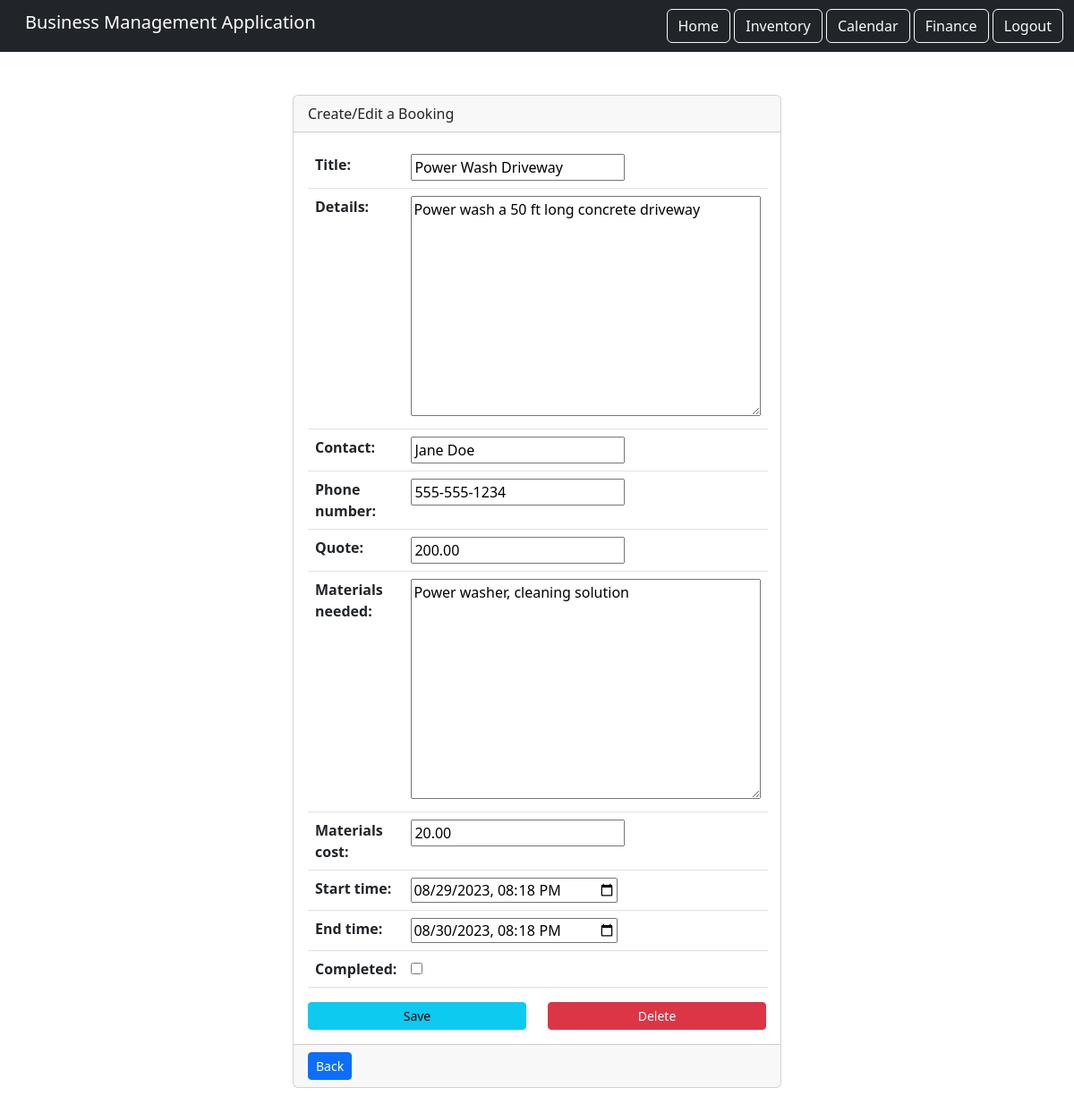
Screenshot of /calendar/booking/edit/51/ (signed in) with the database file from the repository.
### calendar_component/models.py (models this page shows, shortened)
class Booking(models.Model):
    title = models.CharField(max_length=200)
    details = models.TextField()
    contact = models.CharField(max_length=200)
    phone_number = models.CharField(max_length=15)
    quote = models.DecimalField(max_digits=10, decimal_places=2)
    materials_needed = models.TextField()
    materials_cost = models.DecimalField(max_digits=10, decimal_places=2)
    start_time = models.DateTimeField()
    end_time = models.DateTimeField()
    completed = models.BooleanField(default=False)
    user = models.ForeignKey(User, on_delete=models.CASCADE, related_name='bookings')

### calendar_component/views.py (the view)
# urls.py: path('booking/edit/<int:booking_id>/', views.booking, name='booking_edit'),
def booking(request, booking_id=None):
    if booking_id: # checks if there is a bookingid and if there is make sure it is for the user
        booking = get_object_or_404(Booking, pk=booking_id, user=request.user)
    else:
        booking = Booking() # creates a new booking instance if there is no bookingid
    if request.method == 'POST': # makes sure the booking form is sent using a POST request
        form = BookingForm(request.POST, instance=booking) # adds booking details to the form
        if form.is_valid():
            booking = form.save(commit=False)
            booking.user = request.user  # links the booking with the user
            booking.save()
            return HttpResponseRedirect(reverse('calendar_component:calendar'))
    else:
        form = BookingForm(instance=booking) # if not a POST request form remains and booking is not saved
    return render(request, 'booking.html', {'form': form}) # displays booking page with the booking form

### calendar_component/forms.py
class BookingForm(ModelForm):
    completed = BooleanField(required=False) # adding completed to the form
    class Meta:
        model = Booking
        exclude = ('user',)  # dont want user to appear on the form
        widgets = {
            'start_time': DateInput(attrs={'type': 'datetime-local'}, format='%Y-%m-%dT%H:%M'), # displayes the booked start and end times in the widgets
            'end_time': DateInput(attrs={'type': 'datetime-local'}, format='%Y-%m-%dT%H:%M'),
        }
        fields = '__all__' # sets all feilds to the form except whats excluded
    def __init__(self, *args, **kwargs): # when the form is created it will set the date and time
        super(BookingForm, self).__init__(*args, **kwargs)
        self.fields['start_time'].input_formats = ('%Y-%m-%dT%H:%M',)
        self.fields['end_time'].input_formats = ('%Y-%m-%dT%H:%M',)

### calendar_component/templates/booking.html (shortened to what this page needs)
{% extends 'base.html' %}
{% load static %}
{% block content %}
<div class="row">
    <div class="col-md-6 mx-auto">
        <div class="card">
            <div class="card-header">Create/Edit a Booking</div>
            <div class="card-body">
                <form method="post">
                    <div class="form-group">
                        <table class="table">
                            {{ form }}
                        </table>
                    </div>
                   <div class="row d-flex justify-content-center">
                    {% if not form.instance.pk %}
                        <div class="col-5 d-flex justify-content-center">
                            <button type="submit" class="btn btn-sm btn-info w-100">Save</button>
                        </div>
                    {% else %}
                        <div class="col-6 d-flex justify-content-center">
                            <button type="submit" class="btn btn-sm btn-info w-100">Save</button>
                        </div>
                        <div class="col-6 d-flex justify-content-center">
                            <button type="button" class="btn btn-sm btn-danger w-100" data-bs-toggle="modal" data-bs-target="#deleteModal-{{ form.instance.pk }}">Delete</button>
                        </div>
                    {% endif %}
                </div>
                </form>
            </div>
            <div class="card-footer">
                <a href="{% url 'calendar_component:calendar' %}" class="btn btn-sm btn-primary">Back</a>
            </div>
        </div>
    </div>
</div>
{% endblock content %}

### static/css/style.css (style rules this page uses)
a { color: #17a2b8; }

### rows the page displays
Booking: title "Power Wash Driveway", details "Power wash a 50 ft long concrete driveway", contact "Jane Doe", phone_number "555-555-1234", quote "200.00", materials_needed "Power washer, cleaning solution", materials_cost "20.00", start_time "08/29/2023 20:18", end_time "08/30/2023 20:18"
